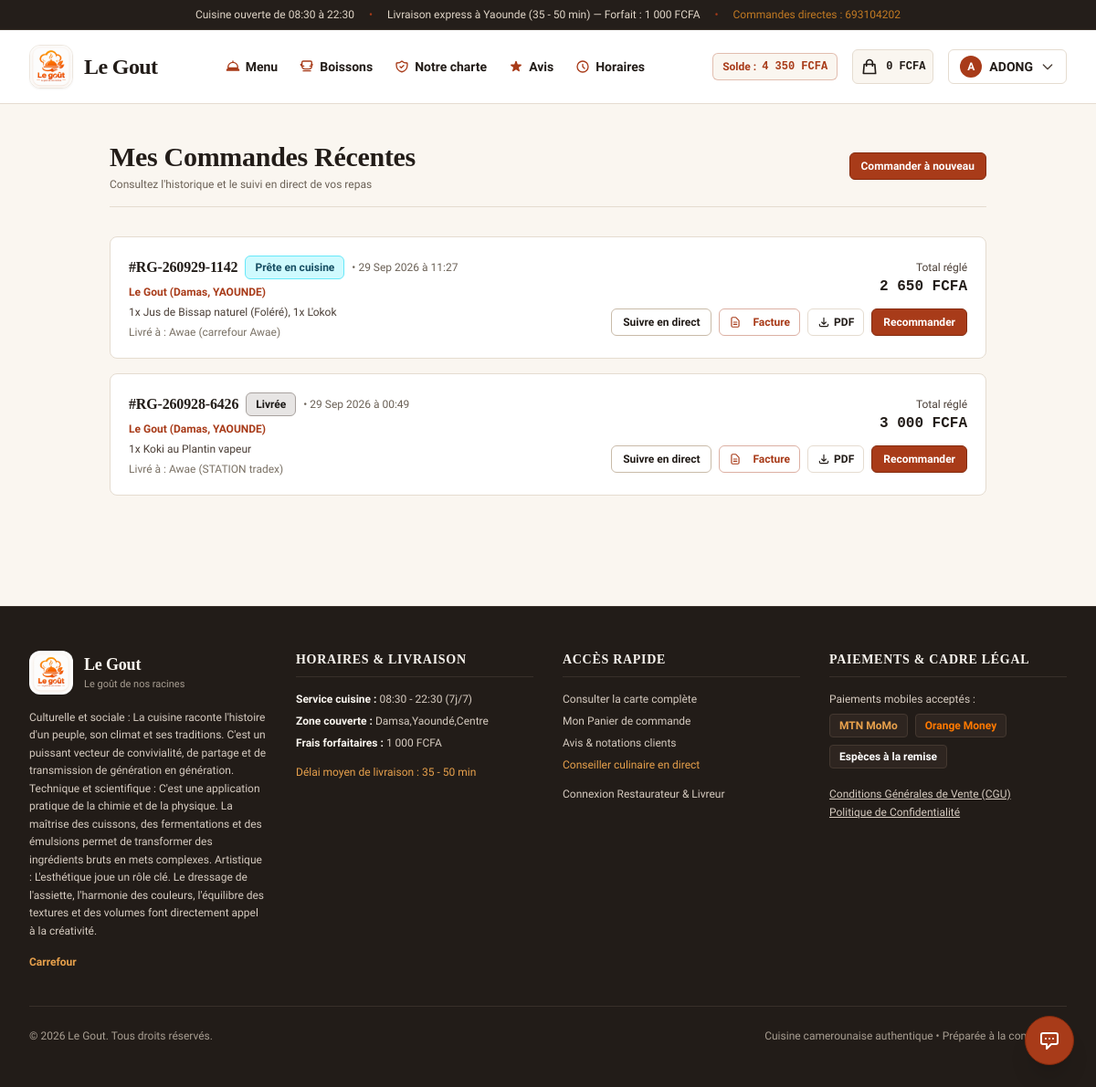
/commandes/historique/ (signed in), run on an earlier commit of the app's database.
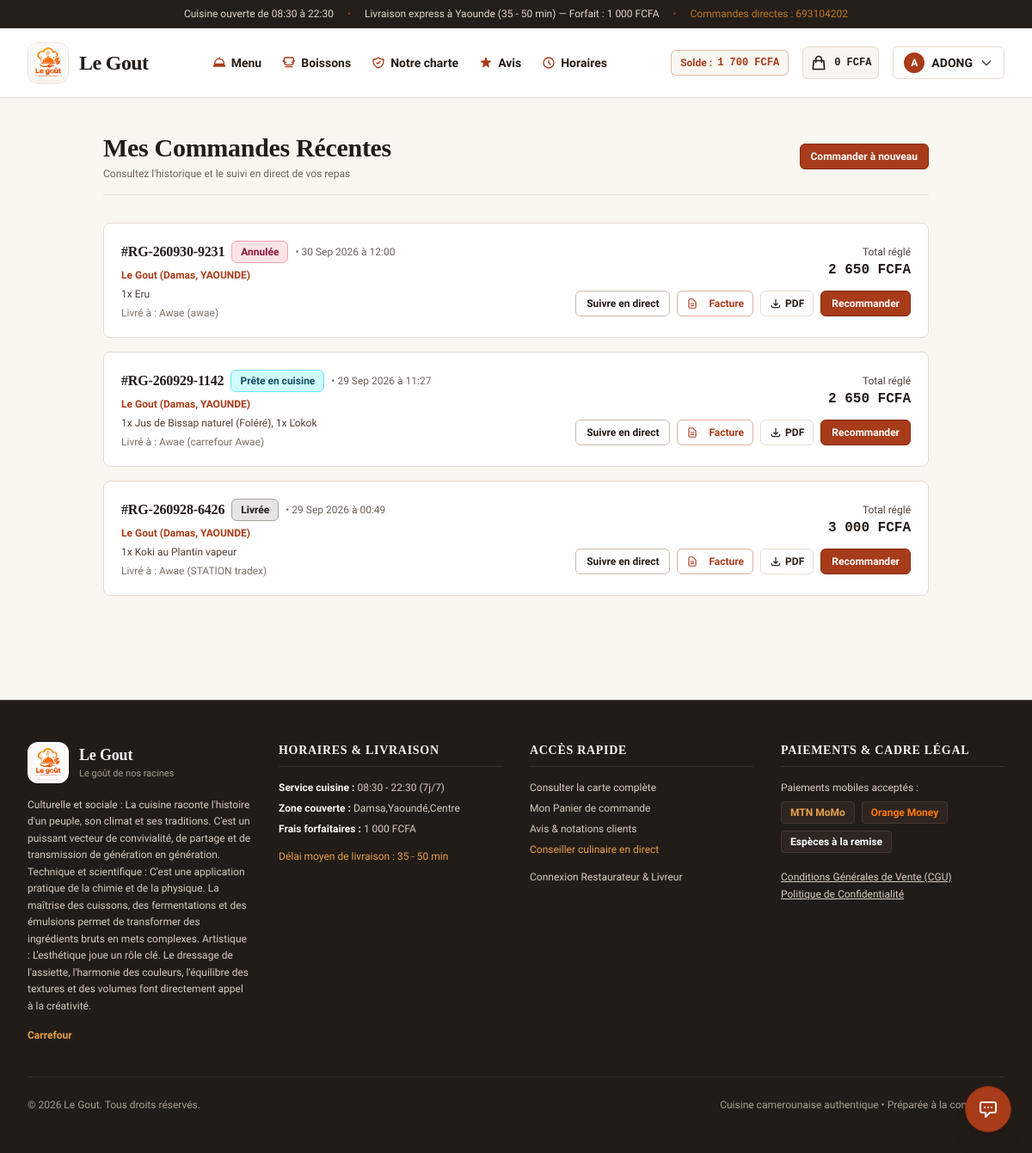
And on a later commit of the database.
### accounts/models.py (models this page shows, shortened)
class CustomUser(AbstractUser):
    ROLE_CHOICES = [
        ('client', 'Client'),
        ('restaurateur', 'Restaurateur / Gérant'),
        ('livreur', 'Livreur Partenaire'),
        ('admin', 'Administrateur Plateforme'),
        ('restaurant', 'Restaurateur (Legacy)'),
        ('driver', 'Livreur (Legacy)'),
    ]
    CITY_CHOICES = [
        ('Douala', 'Douala'),
        ('Yaoundé', 'Yaoundé'),
        ('Kribi', 'Kribi'),
        ('Bafoussam', 'Bafoussam'),
        ('Garoua', 'Garoua'),
    ]
    role = models.CharField(
        max_length=20,
        choices=ROLE_CHOICES,
        default='client',
        verbose_name="Rôle utilisateur"
    )
    must_change_password = models.BooleanField(
        default=False,
        verbose_name="Doit changer de mot de passe à la première connexion"
    )
    wallet_balance = models.PositiveIntegerField(
        default=0,
        verbose_name="Solde portefeuille simulé (FCFA)",
        help_text="Solde de démonstration de 10 000 FCFA offert à l'inscription"
    )
    phone = models.CharField(
        max_length=30,
        blank=True,
        verbose_name="Numéro de téléphone",
        help_text="Ex: +237 699 00 11 22 ou 677 33 44 55"
    )
    city = models.CharField(
        max_length=50,
        choices=CITY_CHOICES,
        default='Douala',
        verbose_name="Ville principale"
    )
    neighborhood = models.CharField(
        max_length=120,
        blank=True,
        verbose_name="Quartier",
        help_text="Ex: Akwa, Bonapriso, Bastos, Omnisports, Deido"
    )
    address_details = models.TextField(
        blank=True,
        verbose_name="Précisions d'adresse / Repère",
        help_text="Ex: Rue des Palmiers, face pharmacie de l'Aéroport, barrière noire"
    )
    latitude = models.FloatField(null=True, blank=True, verbose_name="Latitude")
    longitude = models.FloatField(null=True, blank=True, verbose_name="Longitude")
    avatar = models.URLField(
        blank=True,
        default='',
        verbose_name="Photo de profil (URL)"
    )
    is_verified = models.BooleanField(
        default=True,
        verbose_name="Compte vérifié"
    )
    objects = CustomUserManager()
    class Meta:
        verbose_name = "Utilisateur"
        verbose_name_plural = "Utilisateurs"

### orders/models.py (models this page shows, shortened)
class Order(models.Model):
    STATUS_CHOICES = [
        ('en_attente_paiement', 'En attente de paiement'),
        ('payee', 'Payée - En attente de validation restaurant'),
        ('en_attente', 'En attente de validation'),
        ('validee', 'Validée par le restaurant'),
        ('confirmee', 'Confirmée par le restaurant'),
        ('en_preparation', 'En cours de préparation en cuisine'),
        ('prete', 'Prête / En attente du livreur'),
        ('en_livraison', 'En cours d\'acheminement'),
        ('livree', 'Livrée au client'),
        ('refusee', 'Refusée par le restaurant'),
        ('annulee', 'Annulée'),
    ]
    PAYMENT_METHOD_CHOICES = [
        ('wallet', 'Solde Portefeuille Simulé (10 000 FCFA Offerts)'),
        ('mtn_momo', 'MTN Mobile Money (*126#)'),
        ('orange_money', 'Orange Money (*150#)'),
        ('cinetpay', 'CinetPay (Passerelle sécurisée / Carte)'),
        ('cash_on_delivery', 'Paiement en espèces à la livraison'),
    ]
    PAYMENT_STATUS_CHOICES = [
        ('pending', 'En attente'),
        ('paid', 'Payé'),
        ('failed', 'Échec'),
        ('refunded', 'Remboursé'),
    ]
    order_number = models.CharField(max_length=40, unique=True, verbose_name="N° de commande")
    client = models.ForeignKey(
        settings.AUTH_USER_MODEL,
        on_delete=models.CASCADE,
        related_name='orders',
        verbose_name="Client"
    )
    restaurant = models.ForeignKey(
        Restaurant,
        on_delete=models.CASCADE,
        related_name='orders',
        verbose_name="Restaurant"
    )
    status = models.CharField(
        max_length=30,
        choices=STATUS_CHOICES,
        default='en_attente',
        verbose_name="Statut de la commande"
    )
    subtotal = models.PositiveIntegerField(default=0, verbose_name="Sous-total plats (FCFA)")
    delivery_fee = models.PositiveIntegerField(default=1000, verbose_name="Frais de livraison (FCFA)")
    total_amount = models.PositiveIntegerField(default=0, verbose_name="Total à payer (FCFA)")
    payment_method = models.CharField(
        max_length=30,
        choices=PAYMENT_METHOD_CHOICES,
        default='mtn_momo',
        verbose_name="Mode de règlement"
    )
    payment_status = models.CharField(
        max_length=20,
        choices=PAYMENT_STATUS_CHOICES,
        default='pending',
        verbose_name="État du paiement"
    )
    DELIVERY_TYPE_CHOICES = [
        ('delivery', 'Livraison à domicile'),
        ('pickup', 'À emporter / Retrait au restaurant'),
    ]
    delivery_type = models.CharField(
        max_length=20,
        choices=DELIVERY_TYPE_CHOICES,
        default='delivery',
        verbose_name="Mode de réception"
    )
    delivery_city = models.CharField(max_length=50, default='Douala', verbose_name="Ville de livraison")
    delivery_neighborhood = models.CharField(max_length=120, blank=True, default='', verbose_name="Quartier de livraison")
    delivery_address = models.CharField(max_length=255, blank=True, default='', verbose_name="Adresse / Rue")
    delivery_landmark = models.CharField(
        max_length=255,
        blank=True,
        default='',
        verbose_name="Repère de proximité",
        help_text="Ex: Face pharmacie de la Paix, à côté du grand manguier"
    )
    delivery_phone = models.CharField(max_length=30, verbose_name="Numéro de contact pour livraison")
    client_notes = models.TextField(blank=True, verbose_name="Consignes spéciales de dégustation ou de livraison")
    delivery_pin = models.CharField(max_length=4, default='1234', verbose_name="Code PIN de confirmation")
    created_at = models.DateTimeField(auto_now_add=True, verbose_name="Date de commande")
    updated_at = models.DateTimeField(auto_now=True, verbose_name="Dernière mise à jour")
    class Meta:
        verbose_name = "Commande"
        verbose_name_plural = "Commandes"
        ordering = ['-created_at']

class OrderItem(models.Model):
    order = models.ForeignKey(Order, on_delete=models.CASCADE, related_name='items', verbose_name="Commande")
    dish = models.ForeignKey(Dish, on_delete=models.PROTECT, related_name='order_items', verbose_name="Plat commandé")
    dish_name = models.CharField(max_length=150, verbose_name="Nom du plat")
    unit_price = models.PositiveIntegerField(verbose_name="Prix unitaire (FCFA)")
    quantity = models.PositiveIntegerField(default=1, verbose_name="Quantité")
    subtotal = models.PositiveIntegerField(verbose_name="Sous-total (FCFA)")
    selected_side = models.CharField(max_length=150, blank=True, verbose_name="Accompagnement sélectionné")
    special_instructions = models.CharField(max_length=255, blank=True, verbose_name="Remarques (ex: bien pimenté, sauce à part)")
    class Meta:
        verbose_name = "Ligne de commande"
        verbose_name_plural = "Lignes de commande"

### restaurants/models.py (models this page shows, shortened)
class Restaurant(models.Model):
    PRICE_CHOICES = [
        ('$', 'Économique (< 2 000 FCFA)'),
        ('$$', 'Moyen (2 000 - 5 000 FCFA)'),
        ('$$$', 'Gastronomique (> 5 000 FCFA)'),
    ]
    owner = models.ForeignKey(
        settings.AUTH_USER_MODEL,
        on_delete=models.SET_NULL,
        null=True,
        blank=True,
        related_name='managed_restaurant',
        verbose_name="Restaurateur / Gérant assigné"
    )
    name = models.CharField(max_length=150, default="Le Gout", verbose_name="Nom du restaurant")
    slug = models.SlugField(max_length=180, unique=True, blank=True)
    tagline = models.CharField(max_length=200, blank=True, verbose_name="Slogan / Identité culinaire")
    description = models.TextField(verbose_name="Présentation authentique du restaurant")
    phone = models.CharField(max_length=30, verbose_name="Téléphone de contact & commandes")
    email = models.EmailField(blank=True, verbose_name="Email professionnel")
    city = models.CharField(max_length=50, default='Douala', verbose_name="Ville")
    neighborhood = models.CharField(max_length=120, default='Akwa', verbose_name="Quartier")
    address = models.CharField(max_length=255, verbose_name="Adresse physique & repères précis")
    latitude = models.FloatField(default=4.051056, verbose_name="Latitude GPS")
    longitude = models.FloatField(default=9.708535, verbose_name="Longitude GPS")
    cover_image = models.URLField(blank=True, verbose_name="Bannière principale (URL)")
    logo_image = models.URLField(blank=True, verbose_name="Logo du restaurant (URL)")
    categories = models.ManyToManyField(Category, blank=True, related_name='restaurants', verbose_name="Spécialités couvertes")
    price_range = models.CharField(max_length=5, choices=PRICE_CHOICES, default='$$', verbose_name="Gamme de prix")
    opening_time = models.TimeField(default="10:30", verbose_name="Heure d'ouverture")
    closing_time = models.TimeField(default="22:30", verbose_name="Heure de fermeture")
    is_open = models.BooleanField(default=True, verbose_name="Ouvert aux commandes actuellement")
    is_approved = models.BooleanField(default=True, verbose_name="Établissement actif")
    delivery_fee = models.PositiveIntegerField(default=1000, verbose_name="Frais de livraison forfaitaire (FCFA)")
    min_order_amount = models.PositiveIntegerField(default=2000, verbose_name="Montant minimum de commande (FCFA)")
    delivery_zone = models.CharField(
        max_length=255,
        default="Douala (Akwa, Bonapriso, Deido, Bonamoussadi, Bali, Bépanda, Makepe)",
        verbose_name="Zone de livraison couverte"
    )
    estimated_delivery_time = models.CharField(max_length=50, default="35 - 50 min", verbose_name="Délai estimé de livraison")
    rating = models.DecimalField(max_digits=3, decimal_places=1, default=0.0, verbose_name="Note moyenne")
    total_reviews = models.PositiveIntegerField(default=0, verbose_name="Nombre d'avis")
    created_at = models.DateTimeField(auto_now_add=True)
    class Meta:
        verbose_name = "Restaurant (Singleton)"
        verbose_name_plural = "Restaurant (Singleton)"
    @classmethod
    def get_solo(cls):
        return cls.objects.first()

### orders/views.py (the view)
# urls.py: path('historique/', views.order_history, name='history'),
@login_required
def order_history(request):
    orders = Order.objects.filter(client=request.user).order_by('-created_at')
    return render(request, 'orders/history.html', {'orders': orders})

### templates/orders/history.html (shortened to what this page needs)
{% extends 'base.html' %}
{% load resto_tags %}
{% block content %}
<div class="max-w-5xl mx-auto px-4 sm:px-6 lg:px-8 py-10">
  <div class="border-b border-[#E5DCD0] pb-4 mb-8 flex items-center justify-between">
    <div>
      <h1 class="font-serif text-2xl sm:text-3xl font-bold text-[#221C18]">Mes Commandes Récentes</h1>
      <p class="text-xs text-[#6B6156] mt-1">Consultez l'historique et le suivi en direct de vos repas</p>
    </div>
    <a href="{% url 'core:home' %}" class="btn-terracotta text-xs py-1.5 px-3">
      Commander à nouveau
    </a>
  </div>
  {% if orders %}
    <div class="space-y-4">
      {% for order in orders %}
        <div class="resto-card p-5 bg-[#FFFFFF] flex flex-col sm:flex-row items-start sm:items-center justify-between gap-4">
          <div class="space-y-1.5">
            <div class="flex items-center gap-2">
              <span class="font-serif font-bold text-base text-[#221C18]">#{{ order.order_number }}</span>
              <span>{{ order.status|status_badge }}</span>
              <span class="text-xs text-[#6B6156]">• {{ order.created_at|date:"d M Y à H:i" }}</span>
            </div>
            <div class="text-xs font-semibold text-[#A83B19]">
              {{ order.restaurant.name }} ({{ order.restaurant.neighborhood }}, {{ order.restaurant.city }})
            </div>
            <div class="text-xs text-[#4A3E36]">
              {% for item in order.items.all %}
                {{ item.quantity }}x {{ item.dish_name }}{% if not forloop.last %}, {% endif %}
              {% endfor %}
            </div>
            <div class="text-xs text-[#7A7165]">
              Livré à : {{ order.delivery_neighborhood }} ({{ order.delivery_landmark }})
            </div>
          </div>
          <div class="flex flex-col sm:items-end justify-between gap-3 w-full sm:w-auto pt-3 sm:pt-0 border-t sm:border-t-0 border-[#E5DCD0]">
            <div class="text-right">
              <span class="text-xs text-[#4A3E36] block">Total réglé</span>
              <span class="font-mono font-bold text-base text-[#221C18]">{{ order.total_amount|fcfa }}</span>
            </div>
            <div class="flex flex-wrap items-center gap-2">
              <a href="{% url 'orders:tracking' order.order_number %}" class="btn-outline-warm text-xs py-1.5 px-3">
                Suivre en direct
              </a>
              {% if order.payment_status == 'paid' or order.payment_status == 'refunded' or order.status == 'refusee' or order.invoice %}
                <a href="{% url 'orders:invoice_detail' order.order_number %}" class="btn-outline-warm text-xs py-1.5 px-2.5 inline-flex items-center text-[#A83B19] border-[#A83B19]/40 hover:bg-[#FAF6F0]" title="Consulter la facture">
                  <svg class="w-3.5 h-3.5 mr-1" fill="none" stroke="currentColor" viewBox="0 0 24 24"><path stroke-linecap="round" stroke-linejoin="round" stroke-width="2" d="M9 12h6m-6 4h6m2 5H7a2 2 0 01-2-2V5a2 2 0 012-2h5.586a1 1 0 01.707.293l5.414 5.414a1 1 0 01.293.707V19a2 2 0 01-2 2z"/></svg>
                  Facture
                </a>
                <a href="{% url 'orders:invoice_pdf' order.order_number %}" class="btn-outline-warm text-xs py-1.5 px-2.5 inline-flex items-center gap-1 text-[#221C18] border-[#E5DCD0] hover:bg-[#FAF6F0]" title="Télécharger le reçu PDF">
                  <svg class="w-3.5 h-3.5 text-[#221C18]" fill="none" stroke="currentColor" viewBox="0 0 24 24"><path stroke-linecap="round" stroke-linejoin="round" stroke-width="2" d="M4 16v1a3 3 0 003 3h10a3 3 0 003-3v-1m-4-4l-4 4m0 0l-4-4m4 4V4"/></svg>
                  <span>PDF</span>
                </a>
              {% endif %}
              <a href="{% url 'core:home' %}" class="btn-terracotta text-xs py-1.5 px-3">
                Recommander
              </a>
            </div>
          </div>
        </div>
      {% endfor %}
    </div>
  {% endif %}
</div>
{% endblock %}

### templates/base_public.html (shortened to what the changed rows need)
{% load static resto_tags %}
<!DOCTYPE html>
<html lang="fr" class="h-full">
<head>
  <script src="https://cdn.tailwindcss.com"></script>
  <link rel="stylesheet" href="https://unpkg.com/leaflet@1.9.4/dist/leaflet.css" />
  <link rel="stylesheet" href="{% static 'css/theme.css' %}">
</head>
<body class="min-h-full flex flex-col bg-[#FAF6F0] text-[#221C18]">
  <header class="bg-[#FFFFFF] border-b border-[#E5DCD0] sticky top-0 z-40">
    <div class="max-w-7xl mx-auto px-4 sm:px-6 lg:px-8">
      <div class="flex items-center justify-between h-20 gap-4">
        <div class="flex items-center gap-3 sm:gap-4">
          {% if user.is_authenticated and user.role == 'client' %}
            <div class="hidden sm:flex items-center gap-1.5 px-2.5 py-1.5 bg-[#FAF6F0] border border-[#A83B19]/30 rounded-md text-xs font-semibold text-[#A83B19]" title="Bonus de bienvenue simulé">
              <span class="font-bold">Solde :</span>
              <span class="font-mono">{{ user.wallet_balance|default:0|fcfa }}</span>
            </div>
          {% endif %}
          {% if user.is_authenticated %}
            <div class="relative group">
              <button class="flex items-center gap-2 text-sm font-semibold text-[#221C18] border border-[#E5DCD0] rounded-md px-3 py-1.5 bg-[#FFFFFF] hover:bg-[#FAF6F0]">
                <span class="w-6 h-6 rounded-full bg-[#A83B19] text-[#FFFFFF] text-xs flex items-center justify-center font-bold">
                  {{ user.first_name|default:user.username|slice:":1"|upper }}
                </span>
                <span class="max-w-[110px] truncate hidden sm:inline">{{ user.first_name|default:user.username }}</span>
                <svg class="w-4 h-4 text-[#4A3E36]" fill="none" stroke="currentColor" viewBox="0 0 24 24">
                  <path stroke-linecap="round" stroke-linejoin="round" stroke-width="2" d="M19 9l-7 7-7-7"/>
                </svg>
              </button>
            </div>
          {% endif %}
        </div>
      </div>
    </div>
  </header>
  <main class="flex-grow">
    {% block content %}{% endblock %}
  </main>
</body>
</html>

What changed in the data, as far as the page shows it:
changed CustomUser "ADONG": wallet_balance|fcfa "4 350 FCFA" → "1 700 FCFA"
added Order: order_number "RG-260930-9231", status|status_badge "Annulée", created_at "30 Sep 2026 à 12:00", restaurant.name "Le Gout", restaurant.neighborhood "Damas", restaurant.city "YAOUNDE", delivery_neighborhood "Awae", delivery_landmark "awae", total_amount|fcfa "2 650 FCFA", payment_status "paid" (drawn)
added OrderItem: quantity "1", dish_name "Eru", shown under "RG-260930-9231"
